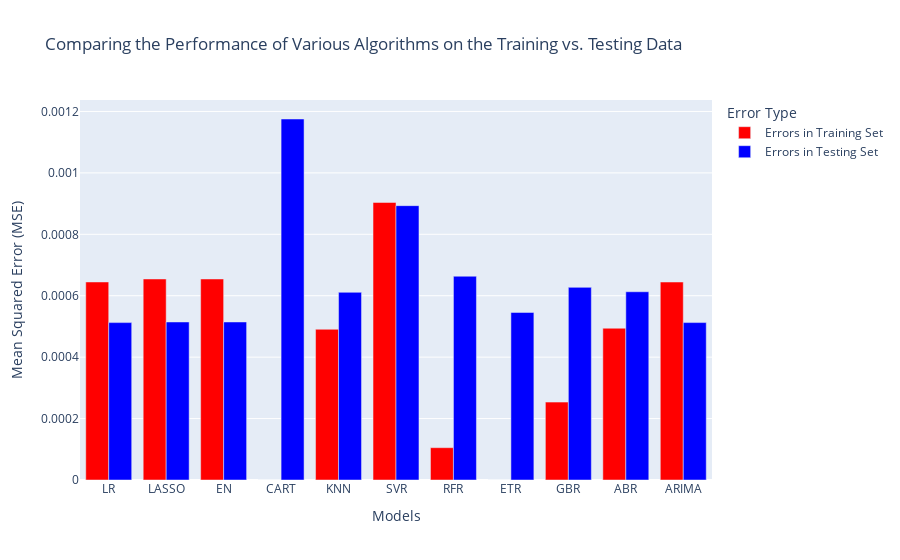

Write notebook code for a chart like this one.
### Code cell
fig = go.Figure()

fig.add_trace(go.Bar(
    x=names,
    y=train_results,
    name='Errors in Training Set',
    marker=dict(color='red'),
    offsetgroup=0
))

fig.add_trace(go.Bar(
    x=names,
    y=test_results,
    name='Errors in Testing Set',
    marker=dict(color='blue'), 
    offsetgroup=1
))

fig.update_layout(
    title='Comparing the Performance of Various Algorithms on the Training vs. Testing Data',
    xaxis=dict(title='Models'),
    yaxis=dict(title='Mean Squared Error (MSE)'),
    barmode='group',
    legend=dict(title='Error Type')
)

fig.show()

### Figure 1 — Plotly figure (JSON) as saved in the notebook; plotly's stock layout.template omitted (floating-point values rounded to 4 significant figures)
{"data": [{"marker": {"color": "red"}, "name": "Errors in Training Set", "offsetgroup": "0", "type": "bar", "x": ["LR", "LASSO", "EN", "CART", "KNN", "SVR", "RFR", "ETR", "GBR", "ABR", "ARIMA"], "y": [0.0006448, 0.0006546, 0.0006546, 0, 0.0004908, 0.0009037, 0.0001052, 9.001e-34, 0.0002536, 0.0004942, 0.0006446]}, {"marker": {"color": "blue"}, "name": "Errors in Testing Set", "offsetgroup": "1", "type": "bar", "x": ["LR", "LASSO", "EN", "CART", "KNN", "SVR", "RFR", "ETR", "GBR", "ABR", "ARIMA"], "y": [0.0005125, 0.0005146, 0.0005146, 0.001175, 0.0006111, 0.0008933, 0.0006635, 0.0005456, 0.0006272, 0.0006129, 0.0005125]}], "layout": {"barmode": "group", "legend": {"title": {"text": "Error Type"}}, "title": {"text": "Comparing the Performance of Various Algorithms on the Training vs. Testing Data"}, "xaxis": {"title": {"text": "Models"}}, "yaxis": {"title": {"text": "Mean Squared Error (MSE)"}}}}
